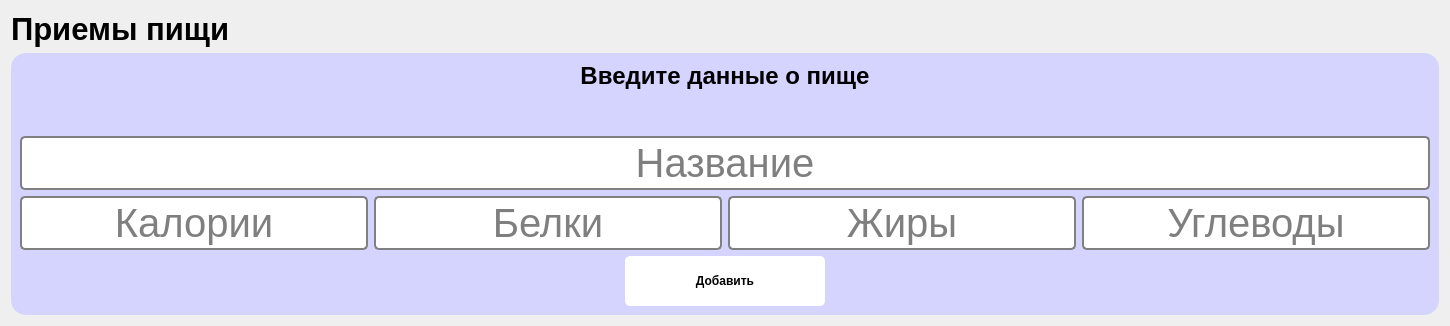
           <widget class="QWidget" name="addPage">
            <layout class="QVBoxLayout" name="verticalLayout">
             <item>
              <layout class="QVBoxLayout" name="verticalLayout_8">
               <item>
                <layout class="QHBoxLayout" name="horizontalLayout_12">
                 <property name="sizeConstraint">
                  <enum>QLayout::SetMinimumSize</enum>
                 </property>
                 <item>
                  <widget class="QLabel" name="label_117">
                   <property name="font">
                    <font>
                     <pointsize>23</pointsize>
                     <weight>75</weight>
                     <bold>true</bold>
                    </font>
                   </property>
                   <property name="text">
                    <string>Приемы пищи</string>
                   </property>
                  </widget>
                 </item>
                </layout>
               </item>
               <item>
                <layout class="QVBoxLayout" name="verticalLayout_7" stretch="0">
                 <item>
                  <widget class="QWidget" name="widget_22" native="true">
                   <property name="styleSheet">
                    <string notr="true">border-radius: 15px;
background-color: rgb(212, 212, 255);

</string>
                   </property>
                   <layout class="QHBoxLayout" name="horizontalLayout_3">
                    <item>
                     <layout class="QVBoxLayout" name="verticalLayout_6" stretch="0,2,0,3,1">
                      <item>
                       <widget class="QLabel" name="label_2">
                        <property name="text">
                         <string>&lt;html&gt;&lt;head/&gt;&lt;body&gt;&lt;p align=&quot;center&quot;&gt;&lt;span style=&quot; font-size:18pt; font-weight:600;&quot;&gt;Введите данные о пище&lt;/span&gt;&lt;/p&gt;&lt;/body&gt;&lt;/html&gt;</string>
                        </property>
                       </widget>
                      </item>
                      <item>
                       <spacer name="verticalSpacer_3">
                        <property name="orientation">
                         <enum>Qt::Vertical</enum>
                        </property>
                        <property name="sizeHint" stdset="0">
                         <size>
                          <width>20</width>
                          <height>40</height>
                         </size>
                        </property>
                       </spacer>
                      </item>
                      <item>
                       <widget class="QLineEdit" name="lineEdit">
                        <property name="styleSheet">
                         <string notr="true">height: 50px;
background-color:white;
border-radius:5px;
border: 2px solid gray;
font: 30pt;</string>
                        </property>
                        <property name="alignment">
                         <set>Qt::AlignCenter</set>
                        </property>
                        <property name="placeholderText">
                         <string>Название</string>
                        </property>
                       </widget>
                      </item>
                      <item>
                       <layout class="QHBoxLayout" name="horizontalLayout_10">
                        <item>
                         <widget class="QLineEdit" name="add_calorieLine_">
                          <property name="styleSheet">
                           <string notr="true">height: 50px;
background-color:white;
border-radius:5px;
border: 2px solid gray;
font: 30pt;</string>
                          </property>
                          <property name="text">
                           <string/>
                          </property>
                          <property name="alignment">
                           <set>Qt::AlignCenter</set>
                          </property>
                          <property name="placeholderText">
                           <string>Калории</string>
                          </property>
                         </widget>
                        </item>
                        <item>
                         <widget class="QLineEdit" name="add_proteinLine_">
                          <property name="styleSheet">
                           <string notr="true">height: 50px;
background-color:white;
border-radius:5px;
border: 2px solid gray;
font: 30pt;</string>
                          </property>
                          <property name="text">
                           <string/>
                          </property>
                          <property name="alignment">
                           <set>Qt::AlignCenter</set>
                          </property>
                          <property name="placeholderText">
                           <string>Белки</string>
                          </property>
                         </widget>
                        </item>
                        <item>
                         <widget class="QLineEdit" name="add_fatLine_">
                          <property name="styleSheet">
                           <string notr="true">height: 50px;
background-color:white;
border-radius:5px;
border: 2px solid gray;
font: 30pt;</string>
                          </property>
                          <property name="text">
                           <string/>
                          </property>
                          <property name="alignment">
                           <set>Qt::AlignCenter</set>
                          </property>
                          <property name="dragEnabled">
                           <bool>false</bool>
                          </property>
                          <property name="placeholderText">
                           <string>Жиры</string>
                          </property>
                         </widget>
                        </item>
                        <item>
                         <widget class="QLineEdit" name="add_chLine_">
                          <property name="styleSheet">
                           <string notr="true">height: 50px;
background-color:white;
border-radius:5px;
border: 2px solid gray;
font: 30pt;</string>
                          </property>
                          <property name="text">
                           <string/>
                          </property>
                          <property name="alignment">
                           <set>Qt::AlignCenter</set>
                          </property>
                          <property name="placeholderText">
                           <string>Углеводы</string>
                          </property>
                         </widget>
                        </item>
                       </layout>
                      </item>
                      <item>
                       <layout class="QHBoxLayout" name="horizontalLayout_11">
                        <item>
                         <spacer name="horizontalSpacer_3">
                          <property name="orientation">
                           <enum>Qt::Horizontal</enum>
                          </property>
                          <property name="sizeHint" stdset="0">
                           <size>
                            <width>40</width>
                            <height>20</height>
                           </size>
                          </property>
                         </spacer>
                        </item>
                        <item>
                         <widget class="QPushButton" name="add_addMealButton">
                          <property name="styleSheet">
                           <string notr="true"> 	 height: 50px;
	 width: 200px;
 	 box-sizing: border-box;
	 background-color: white;
 	 border-radius: 5px;
	 font-weight: bold;
</string>
                          </property>
                          <property name="text">
                           <string>Добавить</string>
                          </property>
                         </widget>
                        </item>
                        <item>
                         <spacer name="horizontalSpacer_4">
                          <property name="orientation">
                           <enum>Qt::Horizontal</enum>
                          </property>
                          <property name="sizeHint" stdset="0">
                           <size>
                            <width>40</width>
                            <height>20</height>
                           </size>
                          </property>
                         </spacer>
                        </item>
                       </layout>
                      </item>
                     </layout>
                    </item>
                   </layout>
                  </widget>
                 </item>
                </layout>
               </item>
              </layout>
             </item>
            </layout>
           </widget>
